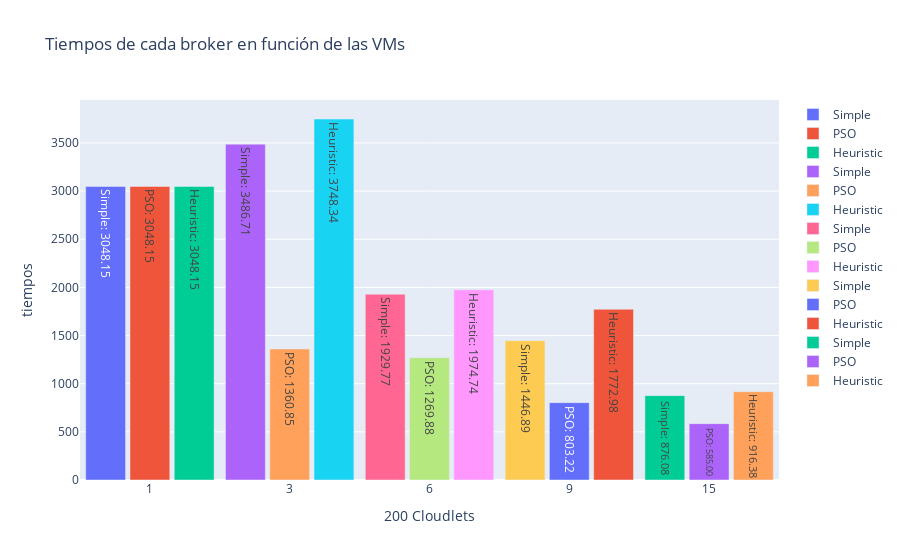

The code cell stored with this chart in its notebook:
### Code cell
scenario_selected = tiempos['200']
# Crear el gráfico
fig = go.Figure()

# Agregar las barras para cada broker en cada escenario
for scenario, data in scenario_selected.items():
    for i, (broker, tiempo) in enumerate(data.items()):
        fig.add_trace(go.Bar(
            x=[scenario],
            y=[tiempo],
            name=broker,
            text=f'{broker}: {float(tiempo):.2f}',  # Agregar información al tooltip
            hoverinfo='text',
            offsetgroup=i  # Asegurar que las barras estén centradas
        ))

# Configurar el layout del gráfico
fig.update_layout(
    barmode='group',
    xaxis_title='200 Cloudlets',
    yaxis_title='tiempos',
    title='Tiempos de cada broker en función de las VMs',
    xaxis={'type': 'category'},  # Asegurar que el eje x sea categórico
    bargap=0.05,  # Reducir la separación entre barras dentro de un grupo
    bargroupgap=0.1  # Reducir la separación entre grupos de barras
)

# Mostrar el gráfico
fig.show()

### Figure 1 — Plotly figure (JSON) as saved in the notebook; plotly's stock layout.template omitted (floating-point values rounded to 4 significant figures)
{"data": [{"hoverinfo": "text", "name": "Simple", "offsetgroup": "0", "text": "Simple: 3048.15", "type": "bar", "x": ["1"], "y": [3048.0]}, {"hoverinfo": "text", "name": "PSO", "offsetgroup": "1", "text": "PSO: 3048.15", "type": "bar", "x": ["1"], "y": [3048.0]}, {"hoverinfo": "text", "name": "Heuristic", "offsetgroup": "2", "text": "Heuristic: 3048.15", "type": "bar", "x": ["1"], "y": [3048.0]}, {"hoverinfo": "text", "name": "Simple", "offsetgroup": "0", "text": "Simple: 3486.71", "type": "bar", "x": ["3"], "y": [3487.0]}, {"hoverinfo": "text", "name": "PSO", "offsetgroup": "1", "text": "PSO: 1360.85", "type": "bar", "x": ["3"], "y": [1361.0]}, {"hoverinfo": "text", "name": "Heuristic", "offsetgroup": "2", "text": "Heuristic: 3748.34", "type": "bar", "x": ["3"], "y": [3748.0]}, {"hoverinfo": "text", "name": "Simple", "offsetgroup": "0", "text": "Simple: 1929.77", "type": "bar", "x": ["6"], "y": [1930.0]}, {"hoverinfo": "text", "name": "PSO", "offsetgroup": "1", "text": "PSO: 1269.88", "type": "bar", "x": ["6"], "y": [1270.0]}, {"hoverinfo": "text", "name": "Heuristic", "offsetgroup": "2", "text": "Heuristic: 1974.74", "type": "bar", "x": ["6"], "y": [1975.0]}, {"hoverinfo": "text", "name": "Simple", "offsetgroup": "0", "text": "Simple: 1446.89", "type": "bar", "x": ["9"], "y": [1447.0]}, {"hoverinfo": "text", "name": "PSO", "offsetgroup": "1", "text": "PSO: 803.22", "type": "bar", "x": ["9"], "y": [803.2]}, {"hoverinfo": "text", "name": "Heuristic", "offsetgroup": "2", "text": "Heuristic: 1772.98", "type": "bar", "x": ["9"], "y": [1773.0]}, {"hoverinfo": "text", "name": "Simple", "offsetgroup": "0", "text": "Simple: 876.08", "type": "bar", "x": ["15"], "y": [876.1]}, {"hoverinfo": "text", "name": "PSO", "offsetgroup": "1", "text": "PSO: 585.00", "type": "bar", "x": ["15"], "y": [585]}, {"hoverinfo": "text", "name": "Heuristic", "offsetgroup": "2", "text": "Heuristic: 916.38", "type": "bar", "x": ["15"], "y": [916.4]}], "layout": {"bargap": 0.05, "bargroupgap": 0.1, "barmode": "group", "title": {"text": "Tiempos de cada broker en función de las VMs"}, "xaxis": {"title": {"text": "200 Cloudlets"}, "type": "category"}, "yaxis": {"title": {"text": "tiempos"}}}}
